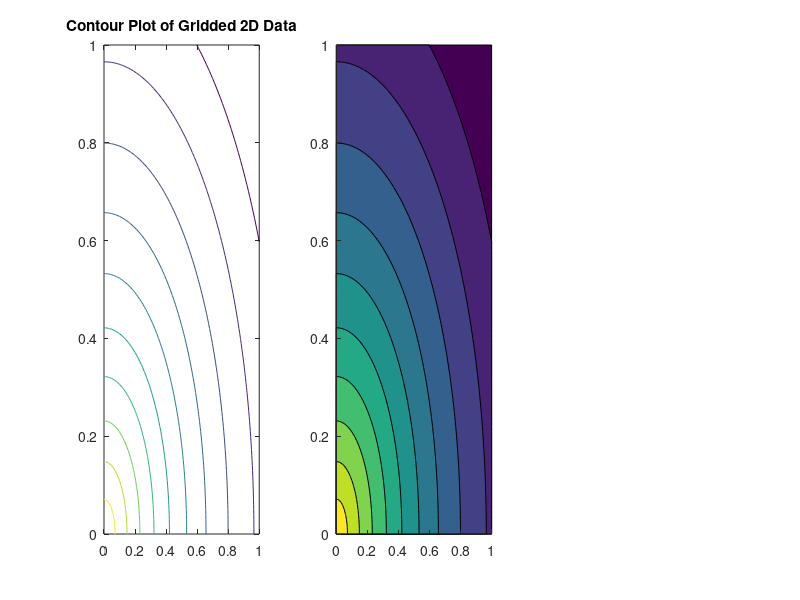

Recreate this plot in MATLAB. (Note: this script raises an error after producing the figure.)
clc; clear all;

% Create contour and surface plots of gridded 2D data

% importdata(filename, delimiter, num_headerlines)
M = importdata('example_data/gridded_2D.txt', ' ', 0);

% To use contour, contourf, and surf, X and Y must form a meshgrid
[X, Y] = meshgrid(0:0.01:1, 0:0.01:1);

subplot(1,3,1);
contour(X, Y, M);
title('Contour Plot of Gridded 2D Data');

subplot(1,3,2);
contourf(X, Y, M, 'edgecolor', 'none');
title('Filled Contour Plot of Gridded 2D Data');

subplot(1,3,3);
hs = surf(X, Y, M);
title('Surface Plot of Gridded 2D Data');

% Remove black edges from surface plot to see colors more clearly
set(hs, 'edgecolor', 'none');
% Set the viewing angle (usually can be rotated in the window without this)
az = 45;
el = 30;
view(az, el);

% Set some common info for all three subplots
for i=1:3
    subplot(1,3,i);
    xlabel('X');
    ylabel('Y');
    axis square;

    caxis([0 1]);
    colormap(hot);
     
    if(i < 3)
        ch = colorbar;
        set(ch, 'YTick', [0 1]);
        set(get(ch, 'ylabel'), 'string', 'Z');
    end
end